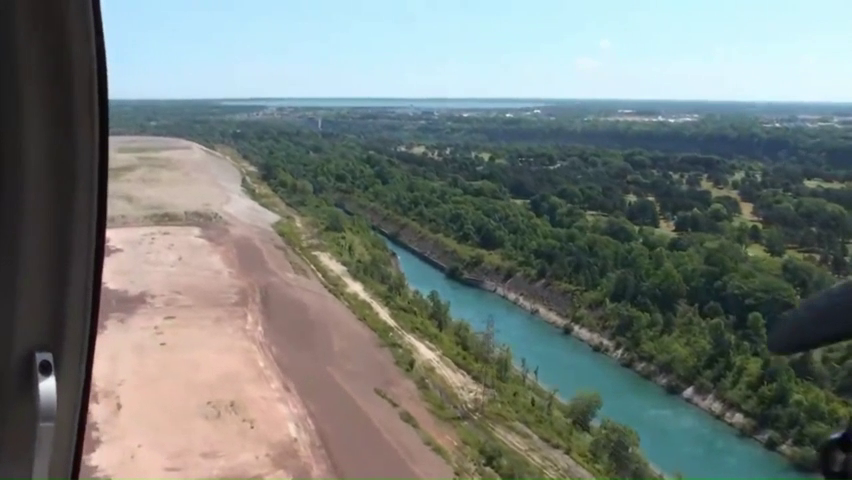
#> input picture frame 9 of scene_separation/test12.mp4, 852 x 480 px, given in place of enhanced_13.mp4, which was not available
$ python airmatch_separation_v2.py   (older library calls are emulated)
#> lines starting #> are read from the running program, lines starting #| are printed output that depends on the picture; pictures that were not available may be replaced by others from this repository, and a replacement may not be noted
import cv2
import os
import numpy as np
from skimage.metrics import structural_similarity as ssim

def scene_separation(input_video, output_folder, hist_threshold=0.7, edge_threshold=0.10,
                    ssim_threshold=0.8, min_scene_length=30, weights=None, show_display=True):
    """
    Advanced scene separation using multiple techniques with weighted scoring.

    Compares consecutive frames using three techniques for robust scene cut detection:
    1. Histogram correlation - detects color/lighting changes
    2. Edge energy analysis - detects structural changes
    3. SSIM (Structural Similarity) - detects overall visual similarity

    Args:
        input_video (str): Path to input video file
        output_folder (str): Directory to save separated scene videos
        hist_threshold (float): Histogram correlation threshold (lower = more sensitive)
        edge_threshold (float): Edge energy change threshold (higher = more sensitive)
        ssim_threshold (float): SSIM similarity threshold (lower = more sensitive)
        min_scene_length (int): Minimum frames per scene to avoid micro-cuts
        weights (dict): Weights for combining techniques {'hist': 0.4, 'edge': 0.3, 'ssim': 0.3}
        show_display (bool): Whether to display intermediate results and frames
    """
#> called with input_video = 'enhanced_13.mp4', output_folder = 'separated_scenes', hist_threshold = 0.7, edge_threshold = 0.1, ssim_threshold = 0.8, min_scene_length = 30, show_display = True
    # Default weights if not provided
    if weights is None:
        weights = {
            'hist': 0.4,    # Histogram correlation weight
            'edge': 0.3,    # Edge energy change weight
            'ssim': 0.3     # SSIM similarity weight
        }

    # Create output directory
    os.makedirs(output_folder, exist_ok=True)

    # Initialize video capture and get properties
    cap = cv2.VideoCapture(input_video)
    width = int(cap.get(cv2.CAP_PROP_FRAME_WIDTH))
    height = int(cap.get(cv2.CAP_PROP_FRAME_HEIGHT))
    fps = cap.get(cv2.CAP_PROP_FPS)

    # Setup video writer for first scene
    fourcc = cv2.VideoWriter_fourcc(*'mp4v')
    scene_count = 1
    writer = cv2.VideoWriter(os.path.join(output_folder, f"scene_{scene_count}.mp4"), fourcc, fps, (width, height))

    # Initialize tracking variables
    frame_count = 0
    scene_start_frame = 0

    # Variables to store previous frame data for comparison
    prev_hist = None
    prev_edge_energy = None
    prev_gray_resized = None

    print(f"🎬 Starting scene separation with weighted approach:")
    print(f"⚖️ Weights - Histogram: {weights['hist']}, Edge: {weights['edge']}, SSIM: {weights['ssim']}")
    print(f"🎯 Thresholds - Hist: {hist_threshold}, Edge: {edge_threshold}, SSIM: {ssim_threshold}")
    print(f"👁️ Display mode: {'ON' if show_display else 'OFF'}")
    print("=" * 80)

    while True:
        ret, frame = cap.read()
#> frame is the input picture: shape (480, 852, 3); mean B, G, R 121.8, 125.4, 117.3
        if not ret:
            break

        print(f"\n📷 FRAME {frame_count} ANALYSIS:")
        print("-" * 50)

        # === FEATURE EXTRACTION FOR CURRENT FRAME ===

        # 1. CONVERT TO GRAYSCALE
        gray = cv2.cvtColor(frame, cv2.COLOR_BGR2GRAY)
        print(f"✅ Grayscale conversion: {gray.shape} -> Mean intensity: {np.mean(gray):.2f}")
#| ✅ Grayscale conversion: (480, 852) -> Mean intensity: 122.54

        # 2. EDGE ENERGY CALCULATION
        edges = cv2.Sobel(gray, cv2.CV_64F, 1, 1)
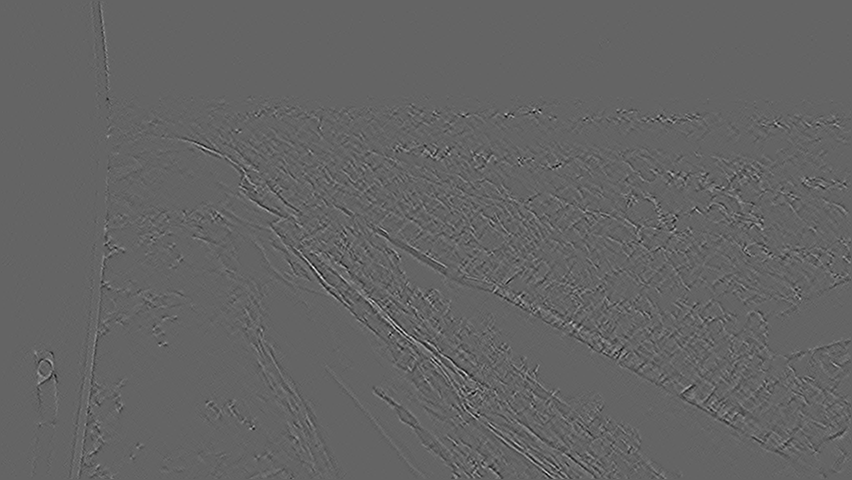
#> edges: shape (480, 852) float64; min -89, max 137, mean 0; drawn with min black and max white
        edge_energy = np.mean(edges**2)
#> edge_energy = 58.97
        print(f"⚡ Edge energy calculation: {edge_energy:.4f}")
#| ⚡ Edge energy calculation: 58.9750

        # 3. HISTOGRAM CALCULATION
        hsv = cv2.cvtColor(frame, cv2.COLOR_BGR2HSV)
#> hsv: shape (480, 852, 3); mean H, S, V 63.5, 60.2, 136.3
        hist = cv2.calcHist([hsv], [0, 1], None, [256, 256], [0, 256, 0, 256])
        hist = cv2.normalize(hist, hist).flatten()
        print(f"📊 Histogram calculation: Shape {hist.shape}, Sum: {np.sum(hist):.2f}")
#| 📊 Histogram calculation: Shape (65536,), Sum: 35.36

        # 4. PREPARE GRAYSCALE FOR SSIM
        gray_resized = cv2.resize(gray, (width//4, height//4))
        print(f"🔍 SSIM grayscale prepared: {gray_resized.shape}")
#| 🔍 SSIM grayscale prepared: (120, 213)

        # === DISPLAY INTERMEDIATE RESULTS ===
        if show_display:
            # Create display images
            display_frame = frame.copy()

            # Add text overlay with frame info
            cv2.putText(display_frame, f"Frame: {frame_count}", (10, 30),
                       cv2.FONT_HERSHEY_SIMPLEX, 1, (0, 255, 0), 2)
            cv2.putText(display_frame, f"Scene: {scene_count}", (10, 70),
                       cv2.FONT_HERSHEY_SIMPLEX, 1, (0, 255, 0), 2)
            cv2.putText(display_frame, f"Edge Energy: {edge_energy:.2f}", (10, 110),
                       cv2.FONT_HERSHEY_SIMPLEX, 0.8, (255, 255, 0), 2)

            # Convert edges to displayable format
            edges_display = cv2.convertScaleAbs(edges)
            edges_colored = cv2.applyColorMap(edges_display, cv2.COLORMAP_JET)
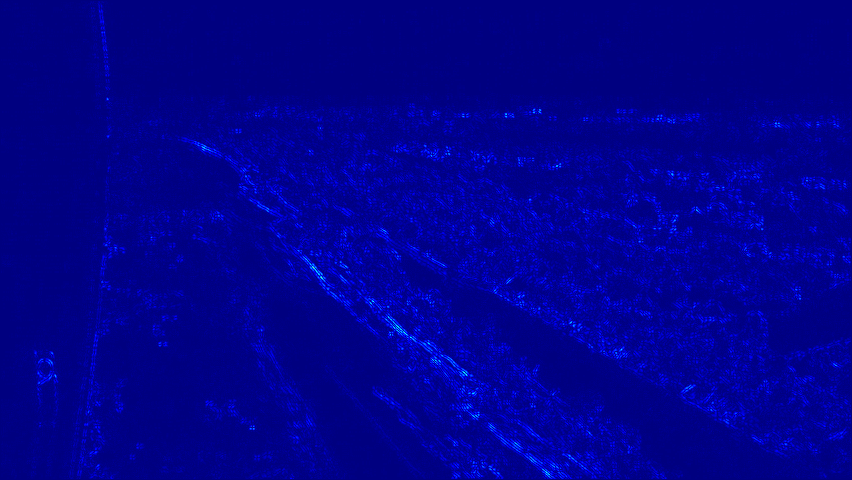
#> edges_colored: shape (480, 852, 3); mean B, G, R 143.4, 0.4, 0

            # Create histogram visualization
            hist_2d = hist.reshape(256, 256)
            hist_normalized = (hist_2d * 255).astype(np.uint8)
            hist_colored = cv2.applyColorMap(hist_normalized, cv2.COLORMAP_HOT)

            # Resize images for display
            display_frame_small = cv2.resize(display_frame, (400, 300))
            gray_colored = cv2.cvtColor(gray, cv2.COLOR_GRAY2BGR)
            gray_small = cv2.resize(gray_colored, (400, 300))
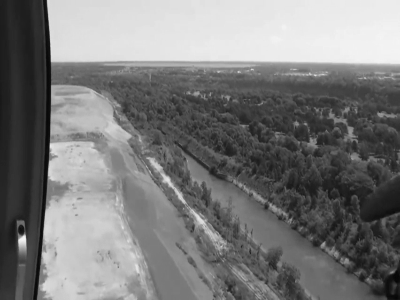
#> gray_small: shape (300, 400, 3); min 5, max 245, mean 122.5
            edges_small = cv2.resize(edges_colored, (400, 300))
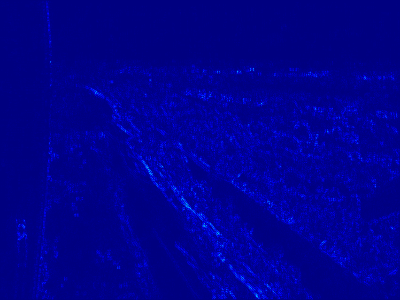
#> edges_small: shape (300, 400, 3); mean B, G, R 143.3, 0.4, 0
            hist_small = cv2.resize(hist_colored, (400, 300))

            # Create combined display
            top_row = np.hstack([display_frame_small, gray_small])
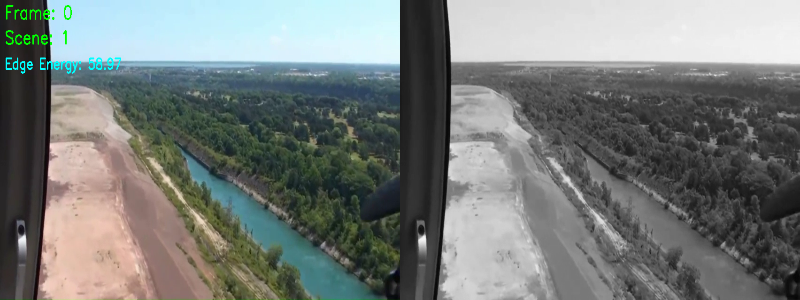
#> top_row: shape (300, 800, 3); mean B, G, R 122.2, 124.6, 119.5
            bottom_row = np.hstack([edges_small, hist_small])
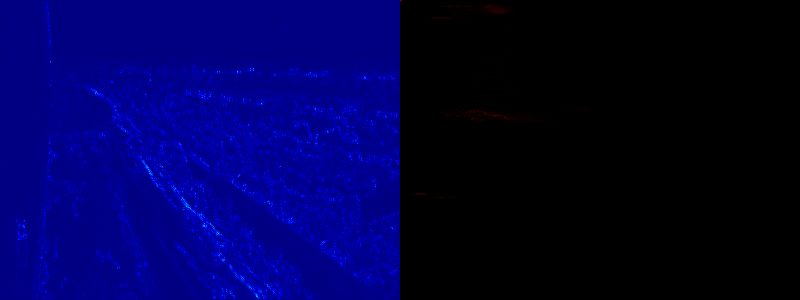
#> bottom_row: shape (300, 800, 3); mean B, G, R 71.7, 0.2, 0.1
            combined_display = np.vstack([top_row, bottom_row])

            # Add labels
            cv2.putText(combined_display, "Original", (10, 25), cv2.FONT_HERSHEY_SIMPLEX, 0.8, (255, 255, 255), 2)
            cv2.putText(combined_display, "Grayscale", (410, 25), cv2.FONT_HERSHEY_SIMPLEX, 0.8, (255, 255, 255), 2)
            cv2.putText(combined_display, "Edges", (10, 325), cv2.FONT_HERSHEY_SIMPLEX, 0.8, (255, 255, 255), 2)
            cv2.putText(combined_display, "Histogram", (410, 325), cv2.FONT_HERSHEY_SIMPLEX, 0.8, (255, 255, 255), 2)
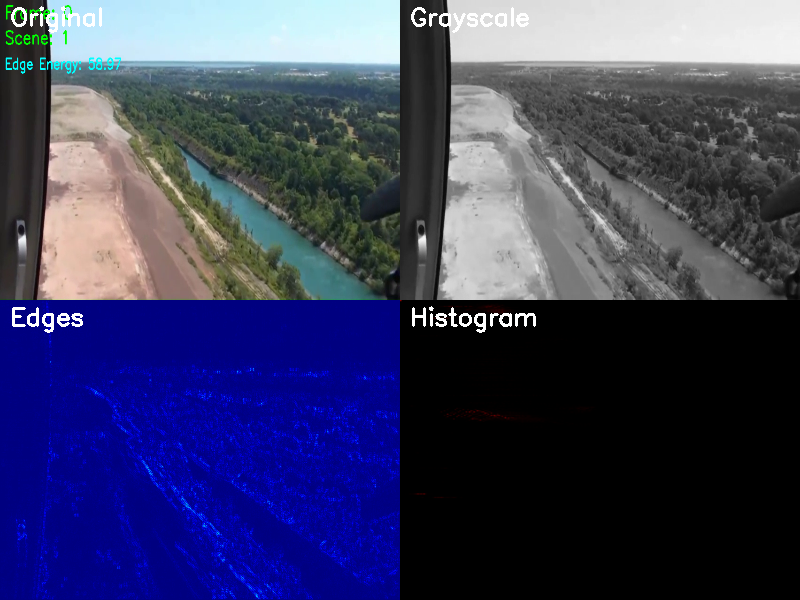
#> combined_display: shape (600, 800, 3); mean B, G, R 97.9, 63.5, 61

            cv2.imshow('Scene Separation Analysis', combined_display)

        # === SCENE CUT DETECTION ===
        if prev_hist is not None and (frame_count - scene_start_frame) >= min_scene_length:

            print(f"🔍 SCENE CUT ANALYSIS:")

            # 1. HISTOGRAM CORRELATION ANALYSIS
            hist_correlation = cv2.compareHist(prev_hist, hist, cv2.HISTCMP_CORREL)
            print(f"   📊 Histogram correlation: {hist_correlation:.4f}")

            # 2. EDGE ENERGY CHANGE ANALYSIS
            edge_change = abs(edge_energy - prev_edge_energy)
            print(f"   ⚡ Edge energy change: {edge_change:.4f}")

            # 3. SSIM SIMILARITY ANALYSIS
            ssim_score = ssim(prev_gray_resized, gray_resized)
            print(f"   🔍 SSIM similarity: {ssim_score:.4f}")

            # === WEIGHTED SCORING SYSTEM ===
            print(f"📈 SCORING CALCULATION:")

            # Histogram score: lower correlation = higher cut probability
            hist_cut_score = max(0, (hist_threshold - hist_correlation) / hist_threshold)
            print(f"   📊 Histogram cut score: {hist_cut_score:.4f} (weight: {weights['hist']})")

            # Edge score: higher change = higher cut probability
            edge_cut_score = min(1, edge_change / edge_threshold)
            print(f"   ⚡ Edge cut score: {edge_cut_score:.4f} (weight: {weights['edge']})")

            # SSIM score: lower similarity = higher cut probability
            ssim_cut_score = max(0, (ssim_threshold - ssim_score) / ssim_threshold)
            print(f"   🔍 SSIM cut score: {ssim_cut_score:.4f} (weight: {weights['ssim']})")

            # Calculate weighted combined score
            combined_score = (weights['hist'] * hist_cut_score +
                            weights['edge'] * edge_cut_score +
                            weights['ssim'] * ssim_cut_score)

            print(f"🎯 COMBINED SCORE: {combined_score:.4f}")

            # === SCENE CUT DECISION ===
            cut_threshold = 0.5
            print(f"🎬 CUT DECISION: {combined_score:.4f} {'>' if combined_score > cut_threshold else '<='} {cut_threshold}")

            if combined_score > cut_threshold:
                print(f"🎬 *** SCENE CUT DETECTED at frame {frame_count} ***")
                print(f"   Combined Score: {combined_score:.4f} > {cut_threshold}")
                print(f"   Details: Hist={hist_correlation:.3f}, Edge={edge_change:.3f}, SSIM={ssim_score:.3f}")

                # === FINALIZE CURRENT SCENE ===
                writer.release()

                # === START NEW SCENE ===
                scene_count += 1
                writer = cv2.VideoWriter(os.path.join(output_folder, f"scene_{scene_count}.mp4"),
                                       fourcc, fps, (width, height))

                # Reset scene tracking
                scene_start_frame = frame_count

                # Add scene cut indicator to display
                if show_display:
                    cut_indicator = np.zeros((100, 800, 3), dtype=np.uint8)
                    cut_indicator[:] = (0, 0, 255)  # Red background
                    cv2.putText(cut_indicator, f"SCENE CUT DETECTED! New Scene: {scene_count}",
                               (10, 50), cv2.FONT_HERSHEY_SIMPLEX, 1.2, (255, 255, 255), 3)
                    cv2.imshow('Scene Cut Alert', cut_indicator)
            else:
                print(f"✅ No scene cut - continuing current scene {scene_count}")
        else:
            if prev_hist is None:
                print(f"🔄 First frame - initializing data")
            else:
                print(f"⏳ Scene too short ({frame_count - scene_start_frame} < {min_scene_length}) - skipping analysis")

        # === WRITE CURRENT FRAME ===
        writer.write(frame)

        # === UPDATE PREVIOUS FRAME DATA ===
        prev_hist = hist.copy()
        prev_edge_energy = edge_energy
#> prev_edge_energy = 58.97
        prev_gray_resized = gray_resized.copy()

        frame_count += 1

    # === CLEANUP ===
    cap.release()
    writer.release()
    if show_display:
        cv2.destroyAllWindows()

    print(f"\n" + "=" * 80)
    print(f"✅ Scene separation complete!")
    print(f"📹 Total scenes created: {scene_count}")
    print(f"🎞️ Frames processed: {frame_count}")
    print(f"📁 Output folder: {output_folder}")

if __name__ == "__main__":
    # Example usage with custom parameters
    scene_separation(
        input_video="enhanced_13.mp4",
        output_folder="separated_scenes",
        hist_threshold=0.7,    # Lower = more sensitive to color changes
        edge_threshold=0.10,   # Higher = more sensitive to structural changes
        ssim_threshold=0.8,    # Lower = more sensitive to overall visual changes
        min_scene_length=30,   # Minimum frames per scene
        weights={'hist': 0.5, 'edge': 0.3, 'ssim': 0.2},  # Adjust technique importance
        show_display=True      # Enable visual display
    )

$ run again, starting later in the video
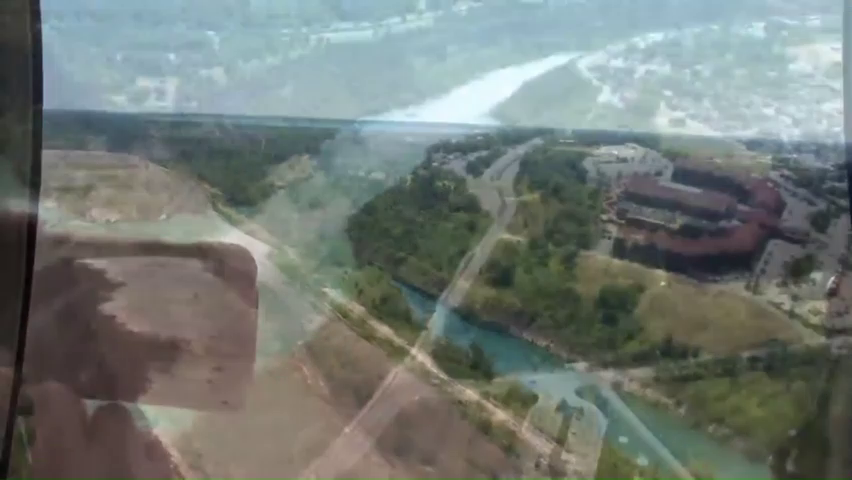
#> input picture frame 42 of scene_separation/test12.mp4, 852 x 480 px, given in place of enhanced_13.mp4, which was not available
#> in scene_separation, frame is the input picture: shape (480, 852, 3); mean B, G, R 117, 121.7, 114.1
#| ✅ Grayscale conversion: (480, 852) -> Mean intensity: 118.85
#> in scene_separation, `edges = cv2.Sobel(gray, cv2.CV_64F, 1, 1)`:
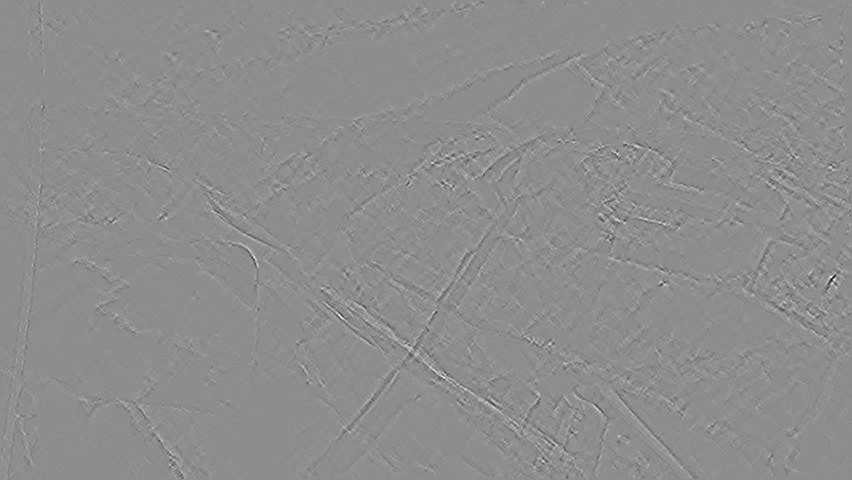
#> edges: shape (480, 852) float64; min -85, max 68, mean 0; drawn with min black and max white
#> edge_energy = 15.54
#| ⚡ Edge energy calculation: 15.5357
#> hsv: shape (480, 852, 3); mean H, S, V 59.8, 47.2, 128
#| 📊 Histogram calculation: Shape (65536,), Sum: 41.91
#| 🔍 SSIM grayscale prepared: (120, 213)
#> in scene_separation, `cv2.putText(combined_display, "Histogram", (410, 325), cv2.FONT_HERSHE..`:
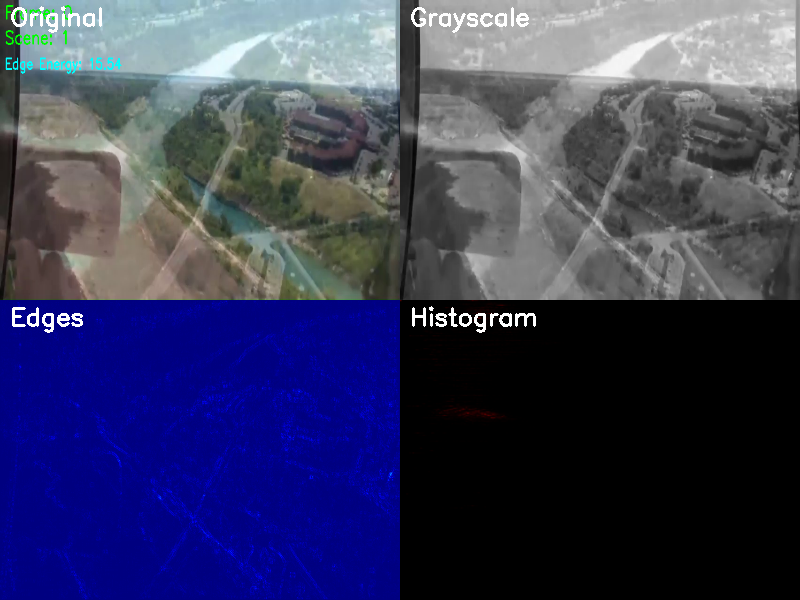
#> combined_display: shape (600, 800, 3); mean B, G, R 93.9, 61.4, 59.2

$ run again, starting later in the video
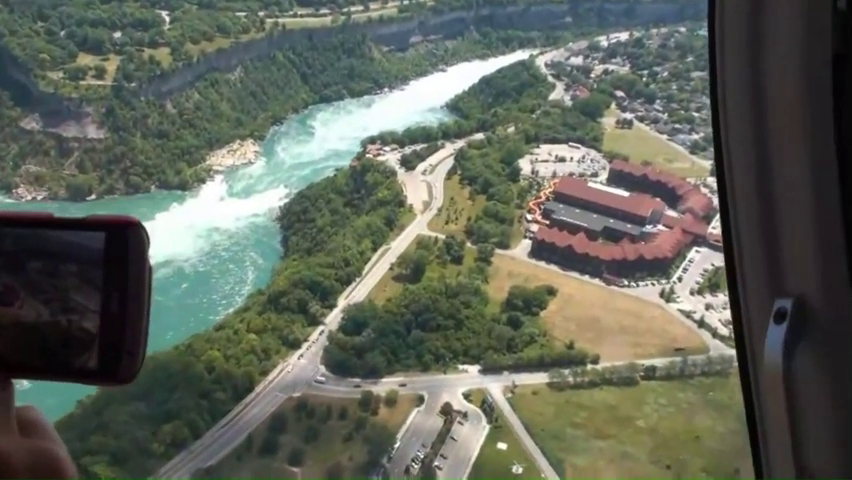
#> input picture frame 76 of scene_separation/test12.mp4, 852 x 480 px, given in place of enhanced_13.mp4, which was not available
#> in scene_separation, frame is the input picture: shape (480, 852, 3); mean B, G, R 90.5, 101.2, 96.5
#| ✅ Grayscale conversion: (480, 852) -> Mean intensity: 98.57
#> in scene_separation, `edges = cv2.Sobel(gray, cv2.CV_64F, 1, 1)`:
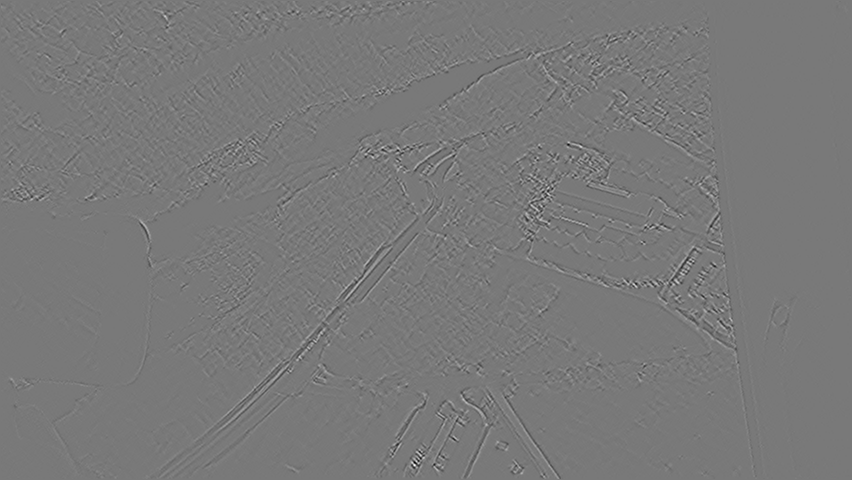
#> edges: shape (480, 852) float64; min -226, max 249, mean 0; drawn with min black and max white
#> edge_energy = 181.9
#| ⚡ Edge energy calculation: 181.8615
#> hsv: shape (480, 852, 3); mean H, S, V 69.2, 53.7, 105.7
#| 📊 Histogram calculation: Shape (65536,), Sum: 43.54
#| 🔍 SSIM grayscale prepared: (120, 213)
#> in scene_separation, `cv2.putText(combined_display, "Histogram", (410, 325), cv2.FONT_HERSHE..`:
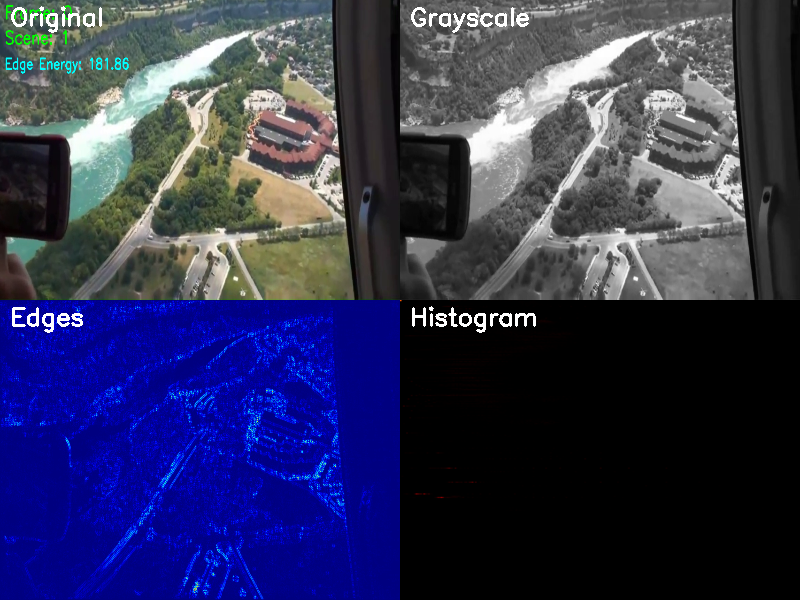
#> combined_display: shape (600, 800, 3); mean B, G, R 86.7, 52.3, 50
